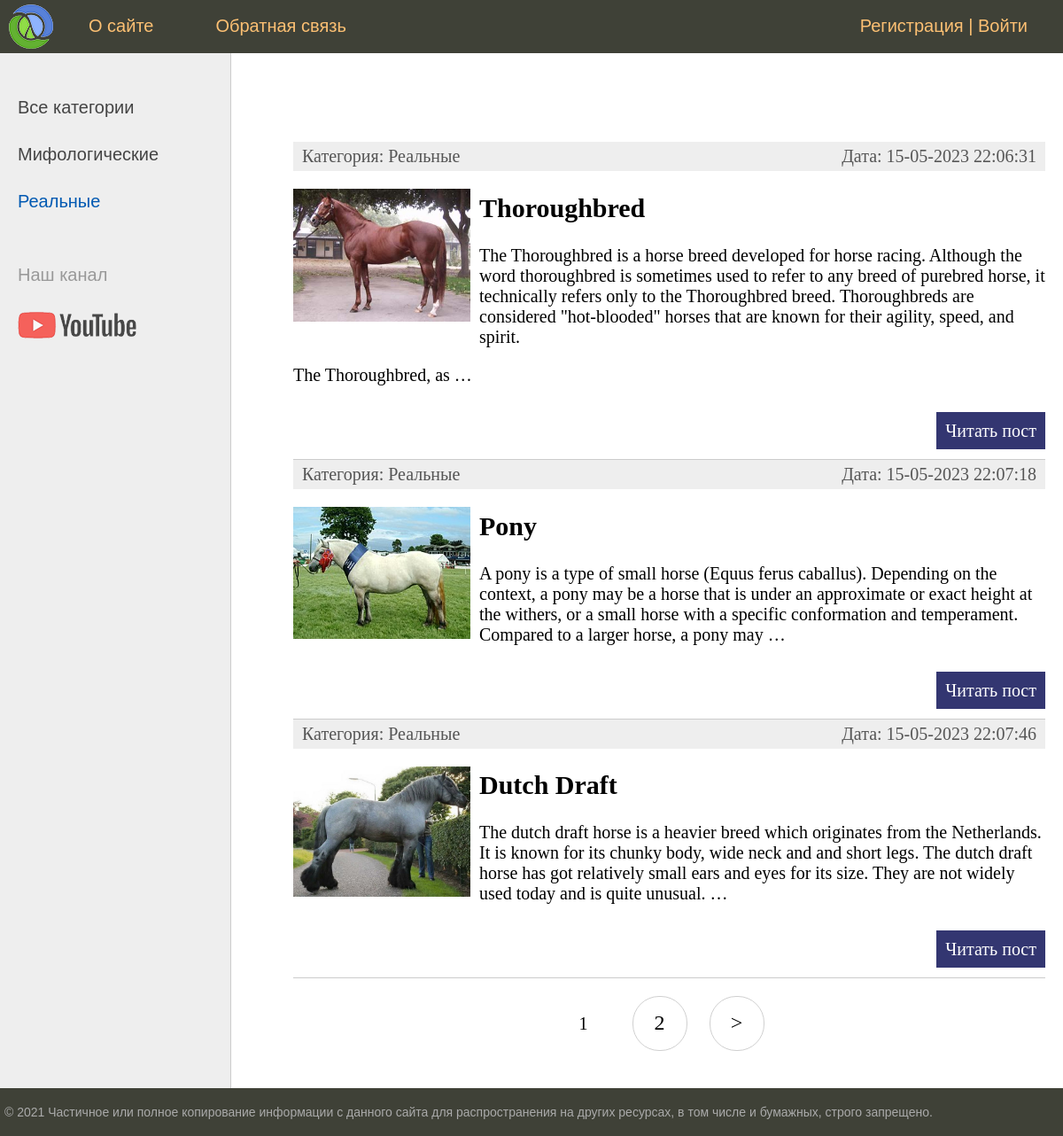
/category/realnye/, run on the app's committed database.
### horses/models.py (models this page shows, shortened)
class Category(models.Model):
    name = models.CharField(max_length=100, db_index=True, verbose_name='Категория')
    slug = models.SlugField(max_length=255, unique=True, db_index=True, verbose_name='URL')
    class Meta:
        verbose_name = 'Категория'
        verbose_name_plural = 'Категории'
        ordering = ['id']
    def __str__(self):
        return self.name
    def get_absolute_url(self):
        return reverse('category', kwargs={'cat_slug': self.slug})

class Horses(models.Model):
    title = models.CharField(max_length=255, verbose_name='Заголовок')
    slug = models.SlugField(max_length=255, unique=True, db_index=True, verbose_name='URL')
    content = models.TextField(blank=True, verbose_name='Текст статьи')
    photo = models.ImageField(upload_to='photos/%Y/%m/%d', verbose_name='Фото')
    time_create = models.DateTimeField(auto_now_add=True, verbose_name='Время создания')
    time_update = models.DateTimeField(auto_now=True, verbose_name='Время изменения')
    is_published = models.BooleanField(default=True, verbose_name='Публикация')
    cat = models.ForeignKey('Category', on_delete=models.PROTECT, verbose_name='Категории')
    def get_absolute_url(self):
        return reverse('post', kwargs={'post_slug': self.slug})
    class Meta:
        verbose_name = 'Крутые лошади'
        verbose_name_plural = 'Крутые лошади'
        ordering = ['time_create', 'title']

### horses/views.py (the view)
# urls.py: path('category/<slug:cat_slug>/', HorsesCategory.as_view(), name='category'),
class HorsesCategory(DataMixin, ListView):
    model = Horses
    template_name = 'horses/index.html'
    context_object_name = 'posts'
    allow_empty = False
    def get_queryset(self):
        return Horses.objects.filter(cat__slug=self.kwargs['cat_slug'], is_published=True).select_related('cat')
    def get_context_data(self, *, object_list=None, **kwargs):
        context = super().get_context_data(**kwargs)
        c = Category.objects.get(slug=self.kwargs['cat_slug'])
        c_def = self.get_user_context(title='Категория - ' + str(c.name),
                                      cat_selected=c.pk)
        return dict(list(context.items()) + list(c_def.items()))

### horses/utils.py (called while the page is built)
    def get_user_context(self, **kwargs):
        context = kwargs
        cats = cache.get('cats')
        if not cats:
            cats = Category.objects.annotate(Count('horses'))
            cache.set('cats', cats, 60)
        user_menu = menu.copy()
        if not self.request.user.is_authenticated:
            user_menu.pop(1)
        context['menu'] = user_menu
        context['cats'] = cats
        if 'cat_selected' not in context:
            context['cat_selected'] = 0
        return context

### horses/templates/horses/index.html (shortened to what this page needs)
{% extends 'horses/base.html' %}
{% block content %}
<ul class="list-articles">
	{% for p in posts %}
			<li><div class="article-panel">
	<p class ="first">Категория: {{p.cat}}</p>
	<p class ="last">Дата: {{p.time_update|date:"d-m-Y H:i:s"}}</p>
</div>
{% if p.photo %}
				<p><img class="img-article-left thumb" src="{{p.photo.url}}"></p>
{% endif %}
				<h2>{{p.title}}</h2>
	{% autoescape on %}
	{{p.content|linebreaks|truncatewords:50}}
	{% endautoescape %}
			<p class="link-read-post"><a href="{{ p.get_absolute_url }}">Читать пост</a></p>
			</li>
	{% endfor %}
</ul>
{% endblock %}

### horses/templates/horses/base.html (shortened to what this page needs)
<!DOCTYPE html>
{% load static %}
{% load horses_tags %}
<html>
<head>
	<link type="text/css" href="{% static 'horses/css/styles.css' %}" rel="stylesheet" />
</head>
<body>
<table class="table-page" border=0 cellpadding="0" cellspacing="0">
<tr><td valign=top>
{% block mainmenu %}
		<div class="header">
			<ul id="mainmenu" class="mainmenu">
			<li class="logo"><a href="{% url 'home' %}"><div class="logo"></div></a></li>
{% for m in menu %}
			<li><a href="{% url m.url_name %}">{{m.title}}</a></li>
{% endfor %}
				{% if request.user.is_authenticated %}
				<li class="last"> {{user.username}} | <a href="{% url 'logout' %}">Выйти</a></li>
				{% else %}
				<li class="last"><a href="{% url 'register' %}">Регистрация</a> | <a href="{% url 'login' %}">Войти</a></li>
				{% endif %}
			</ul>
		</div>
{% endblock mainmenu %}
<table class="table-content" border=0 cellpadding="0" cellspacing="0">
<tr>
	<td valign="top" class="left-chapters">
	<ul id="leftchapters">
{% if cat_selected == 0 %}
		<li class="selected">Все категории</li>
{% else %}
		<li><a href="{% url 'home' %}">Все категории</a> </li>
{% endif %}
{% for c in cats %}
{% if c.horses__count > 0 %}
	{% if c.pk == cat_selected %}
		<li class="selected">{{c.name}}</li>
	{% else %}
		<li><a href="{{ c.get_absolute_url }}">{{c.name}}</a></li>
	{% endif %}
{% endif %}
{% endfor %}
		<li class="share">
		<p>Наш канал</p>
		<a class="share-yt" href="https://www.youtube.com/@DiscoverTheHorse" target="_blank" rel="nofollow"></a>
		</li>
	</ul>
</td>
<td valign="top" class="content">
	<div class="content-text">
{% block content %}
{% endblock %}
{% if page_obj.has_other_pages %}
<nav class="list-pages">
    <ul>
        {% for p in paginator.page_range %}
		{% if page_obj.number == p %}
		<li class="page-num page-num-selected">{{ p }}</li>
		{% elif p >= page_obj.number|add:-2 and p <= page_obj.number|add:2 %}
        <li class="page-num">
            <a href="?page={{ p }}">{{ p }}</a>
        </li>
		{% endif %}
        {% endfor %}
{% if page_obj.has_next %}
<li class="page-num">
	<a href="?page={{ page_obj.next_page_number }}">&gt;</a>
</li>
{% endif %}
    </ul>
</nav>
{% endif %}
	</div>
</td></tr></table>
</td></tr>
<tr><td valign=top>
	<div id="footer">
		<p>&copy; 2021 Частичное или полное копирование информации с данного сайта для распространения на других ресурсах, в том числе и бумажных, строго запрещено.</p>
	</div>
</td></tr></table>
</body>
</html>

### horses/static/horses/css/styles.css (style rules this page uses)
html, body { font-family: 'Arial'; margin: 0; padding: 0; height: 100%; width: 100%; color: #444; }
a { color: #0059b2; text-decoration: none; }
img { max-width: 600px; height: auto; }
img.img-article-left { max-width: 400px; height: auto; float: left; padding: 0 10px 10px 0; }
img.img-article-left.thumb { max-width: 200px; height: auto; }
p.link-read-post { text-align: right; }
p.link-read-post a { padding: 10px; min-width: 100px; background: #333671; color: #fff; text-decoration: none; }
div.article-panel { background: #eee; padding: 5px 10px 5px 10px; box-sizing border-box; overflow: hidden; color: #555; }
div.article-panel p.first { margin: 0; float: left; }
div.article-panel p.last { margin: 0; float: right; }
ul.list-articles { list-style: none; margin: 0; padding: 0; }
ul.list-articles li { border-bottom: 1px solid #ccc; }
.table-page { width: 100%; height: 100%; vertical-align: top; }
.table-page tr { height: 100%; }
.header { background: #3F4137; height: 60px; }
.logo { background: url('../images/logo.png') no-repeat 10px 5px; width: 70px; height: 60px; }
ul.mainmenu { list-style: none; margin: 0; padding: 0; height: 60px; color: #fdc073; font-size: 20px; overflow: hidden; }
ul.mainmenu li { float: left; margin: 18px 40px 0 30px; }
ul.mainmenu li.logo { margin: 0; }
ul.mainmenu li.last { float: right; }
ul.mainmenu li a { color: #fdc073; text-decoration: none; }
.table-content { width: 100%; min-height: 100%; height: 100%; }
.left-chapters { margin: 0; background: #eee; border-right: 1px solid #ccc; min-height: 100%; }
.left-chapters ul { width: 230px; min-height: 100%; margin: 0; padding: 20px 10px 10px 20px; list-style: none; font-size: 20px; }
.left-chapters ul li { margin: 30px 0 0 0; color: #999; }
.left-chapters ul li.selected { color: #0059b2; }
.left-chapters ul li a { color: #444; text-decoration: none; }
.left-chapters ul li.share { margin: 60px 0 0 0; }
.left-chapters ul li.share p { margin: 30px 0 30px 0; }
.left-chapters ul li.share a { display: inline-block; width: 40px; height: 40px; margin: 0 20px 0 0; }
.left-chapters ul li.share a.share-yt { width: 100%; height: 30px; background: url('../images/share_yt.png') no-repeat 0 0 }
.content { padding: 40px 20px 20px 40px; width: 100%; box-sizing: border-box; }
.content-text { margin: 60px 0 0 30px; color: #000; font-size: 20px; font-family: Yandex Sans Display Light; }
#footer { box-sizing: border-box; background: #3F4137; padding: 5px; color: #aaa; font-size: 14px; font-family: Verdana, Geneva, Arial, Helvetica; text-align: left; overflow: hidden; }
.list-pages { text-align: center; margin: 0 0 20px 0; }
.list-pages ul { margin: 20px 0 0 0; padding: 0; list-style: none; }
.list-pages ul li { display: inline-block; margin: 0 20px 0 0; }
.list-pages a { color: #000; font-size: 24px; text-decoration: none; }
.list-pages .page-num, .page-num-selected { display: inline-block; width: 60px; height: 44px; padding: 16px 0 0 0; border: 1px solid #d0d0d0; border-radius: 30px; }
.list-pages .page-num-selected { border: none; color: #000; font-size: 20px; }

### data on the page
Category: name "Мифологические"
Category: name "Реальные"
Horses: cat "Реальные", time_update "15-05-2023 22:06:31", photo (picture), title "Thoroughbred", content "The Thoroughbred is a horse breed developed for horse racing. Although the word thoroughbred is sometimes used to refer to any breed of purebred horse, it technically refers only to the Thoroughbred breed. Thoroughbreds are considered \"hot-blooded\" horses that are known for their agility, speed, and spirit. The Thoroughbred, as …"
Horses: cat "Реальные", time_update "15-05-2023 22:07:18", photo (picture), title "Pony", content "A pony is a type of small horse (Equus ferus caballus). Depending on the context, a pony may be a horse that is under an approximate or exact height at the withers, or a small horse with a specific conformation and temperament. Compared to a larger horse, a pony may …"
Horses: cat "Реальные", time_update "15-05-2023 22:07:46", photo (picture), title "Dutch Draft", content "The dutch draft horse is a heavier breed which originates from the Netherlands. It is known for its chunky body, wide neck and and short legs. The dutch draft horse has got relatively small ears and eyes for its size. They are not widely used today and is quite unusual. …"

### other printed values
{{ m.title }} "О сайте" "Обратная связь"
{{ p }} "1"
{{ p }} "2"
